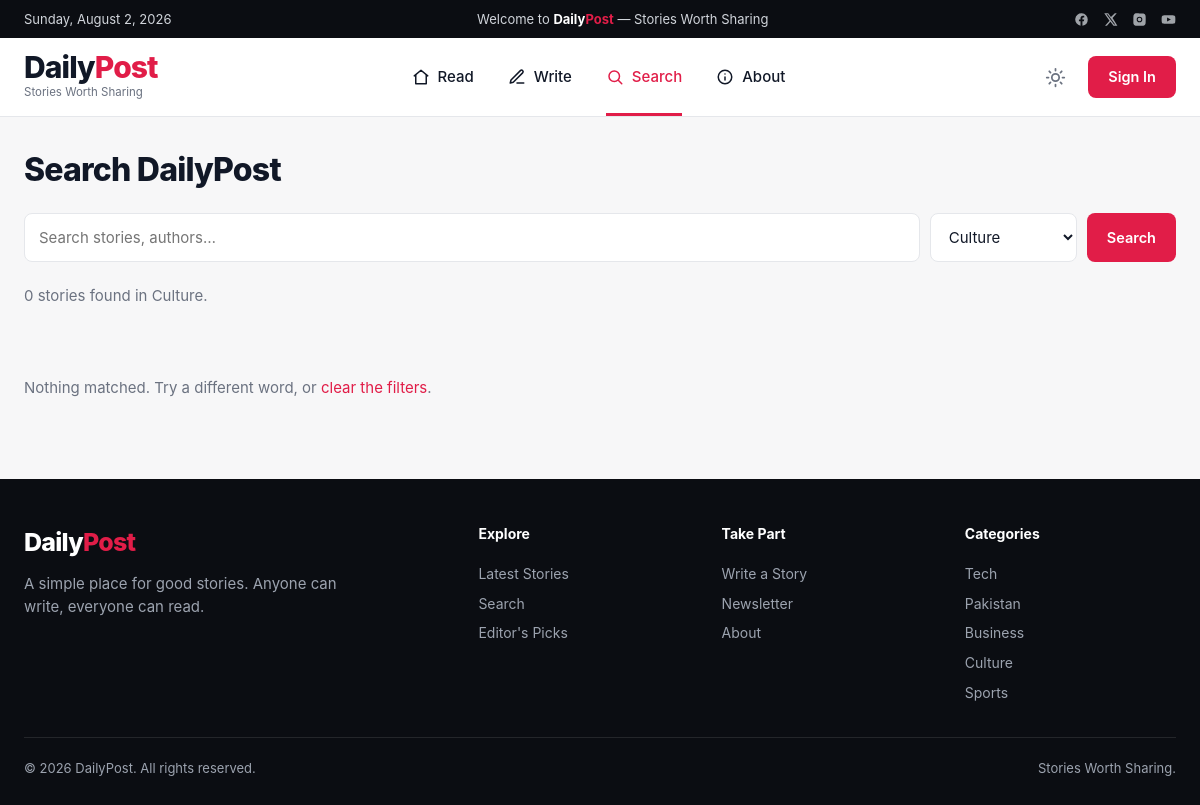
The app's page /search.php?category=culture with its own data.
### tables this page shows
CREATE TABLE IF NOT EXISTS `categories` (
  `slug` varchar(40) NOT NULL,
  `name` varchar(60) NOT NULL,
  `badge_color` varchar(20) NOT NULL,
  `default_image` varchar(500) NOT NULL,
  `sort_order` int(11) NOT NULL DEFAULT 0,
  PRIMARY KEY (`slug`)
);

### includes/helpers.php (called while the page is built, shortened)
<?php
function e(?string $value): string
{
    return htmlspecialchars($value ?? '', ENT_QUOTES, 'UTF-8');
}

### search.php (the view, shortened to what this page needs)
<?php
require 'config/db.php';
$categories = [];
foreach ($pdo->query("SELECT * FROM categories ORDER BY sort_order") as $c) {
    $categories[$c['slug']] = $c;
}
$term = trim($_GET['q'] ?? '');
$cat  = $_GET['category'] ?? '';
$page    = max(1, (int) ($_GET['page'] ?? 1));
$perPage = 15;
$offset  = ($page - 1) * $perPage;
$where  = ["status = 'published'"];
$params = [];
if ($cat !== '') {
    $where[] = "category = :c";
    $params['c'] = $cat;
}
$whereSql = 'WHERE ' . implode(' AND ', $where);
$countQ = $pdo->prepare("SELECT COUNT(*) FROM stories $whereSql");
$countQ->execute($params);
$total = (int) $countQ->fetchColumn();
$listQ = $pdo->prepare(
    "SELECT * FROM stories $whereSql ORDER BY published_at DESC, id DESC LIMIT :lim OFFSET :off"
);
foreach ($params as $k => $val) {
    $listQ->bindValue($k, $val);
}
$listQ->bindValue('lim', $perPage, PDO::PARAM_INT);
$listQ->bindValue('off', $offset,  PDO::PARAM_INT);
$listQ->execute();
$results = $listQ->fetchAll();
require 'includes/header.php';
?>
<div class="wrap">
  <div style="padding:28px 0 6px">
    <h1 style="font-size:32px;font-weight:800;letter-spacing:-.025em;margin:0 0 18px">Search DailyPost</h1>
    <form method="get" style="display:flex;gap:10px;flex-wrap:wrap;margin-bottom:22px">
      <input type="search" name="q" value="<?= e($term) ?>" placeholder="Search stories, authors…"
             style="flex:1;min-width:220px;padding:12px 14px;border:1px solid var(--border);border-radius:8px;background:var(--surface);color:var(--text);font:inherit;font-size:15px">
      <select name="category"
              style="padding:12px 14px;border:1px solid var(--border);border-radius:8px;background:var(--surface);color:var(--text);font:inherit;font-size:15px">
        <?php foreach ($categories as $c): ?>
          <option value="<?= e($c['slug']) ?>" <?= $cat === $c['slug'] ? 'selected' : '' ?>><?= e($c['name']) ?></option>
        <?php endforeach; ?>
      </select>
      <button class="btn" type="submit">Search</button>
    </form>
    <p style="color:var(--text-muted);margin:0 0 18px">
      <?php if ($term === '' && $cat === ''): ?>
        Showing all <?= number_format($total) ?> published stories.
      <?php else: ?>
        <?= number_format($total) ?> <?= $total === 1 ? 'story' : 'stories' ?> found<?php
          if ($cat  !== '') echo ' in ' . e($categories[$cat]['name']);
        ?>.
      <?php endif; ?>
    </p>
  </div>
  <?php if (!$results): ?>
    <p style="padding:30px 0 60px;color:var(--text-muted)">
      Nothing matched. Try a different word, or <a href="search.php" style="color:var(--accent)">clear the filters</a>.
    </p>
  <?php endif; ?>
</div>
<?php require 'includes/footer.php'; ?>

### includes/footer.php (shortened to what this page needs)
<footer class="site-footer">
  <div class="wrap">
    <div class="cols">
      <div>
        <div class="brand">Daily<span>Post</span></div>
        <p style="margin:10px 0 0;max-width:320px">
          A simple place for good stories. Anyone can write, everyone can read.
        </p>
      </div>
      <div>
        <h4>Explore</h4>
        <a href="<?= $base ?? '' ?>index.php">Latest Stories</a>
        <a href="<?= $base ?? '' ?>search.php">Search</a>
        <a href="<?= $base ?? '' ?>index.php#picks">Editor's Picks</a>
      </div>
      <div>
        <h4>Take Part</h4>
        <a href="<?= $base ?? '' ?>write.php">Write a Story</a>
        <a href="<?= $base ?? '' ?>index.php#newsletter">Newsletter</a>
        <a href="<?= $base ?? '' ?>about.php">About</a>
      </div>
      <div>
        <h4>Categories</h4>
        <?php
        foreach (array_slice($categories ?? [], 0, 5) as $c):
        ?>
          <a href="<?= $base ?? '' ?>search.php?category=<?= e($c['slug']) ?>"><?= e($c['name']) ?></a>
        <?php endforeach; ?>
      </div>
    </div>
    <div class="base">
      <span>© <?= date('Y') ?> DailyPost. All rights reserved.</span>
      <span>Stories Worth Sharing.</span>
    </div>
  </div>
</footer>
</body>
</html>

### assets/css/dailypost.css (style rules this page uses)
:root { --accent: #e11d48; --accent-hover: #be123c; --bg: #f7f7f8; --surface: #ffffff; --surface-2: #f3f4f6; --text: #111827; --text-muted: #6b7280; --border: #e5e7eb; --topbar-bg: #0b0d12; --topbar-text: #d1d5db; --shadow: 0 1px 3px rgba(0,0,0,.06), 0 1px 2px rgba(0,0,0,.04); --shadow-lg: 0 10px 30px rgba(0,0,0,.10); --radius: 12px; --max: 1440px; }
* { box-sizing: border-box; }
html { scroll-behavior: smooth; }
body { margin: 0; background: var(--bg); color: var(--text); font-family: -apple-system, BlinkMacSystemFont, "Segoe UI", Roboto, "Helvetica Neue", Arial, sans-serif; font-size: 15px; line-height: 1.55; -webkit-font-smoothing: antialiased; transition: background .2s, color .2s; }
a { color: inherit; text-decoration: none; }
.wrap { max-width: var(--max); margin: 0 auto; padding: 0 24px; }
.btn { display: inline-flex; align-items: center; justify-content: center; gap: 8px; border: 0; border-radius: 8px; padding: 10px 20px; font-size: 14.5px; font-weight: 600; font-family: inherit; cursor: pointer; background: var(--accent); color: #fff; transition: background .15s; }
.site-footer { background: var(--topbar-bg); color: #9ca3af; padding: 44px 0 26px; margin-top: 20px; }
.site-footer .cols { display: grid; grid-template-columns: 2fr 1fr 1fr 1fr; gap: 32px; }
.site-footer h4 { color: #fff; font-size: 14px; margin: 0 0 14px; font-weight: 700; }
.site-footer a { display: block; padding: 4px 0; font-size: 14px; }
.site-footer .brand { font-size: 25px; font-weight: 800; color: #fff; letter-spacing: -.03em; }
.site-footer .brand span { color: var(--accent); }
.site-footer .base { margin-top: 30px; padding-top: 20px; border-top: 1px solid rgba(255,255,255,.1); display: flex; justify-content: space-between; gap: 16px; font-size: 13px; flex-wrap: wrap; }

### records on screen
categories: name "Culture"
categories: name "Tech"
categories: name "Pakistan"
categories: name "Business"
categories: name "Sports"

### other values on screen
$total "0"
form field category "Culture"
